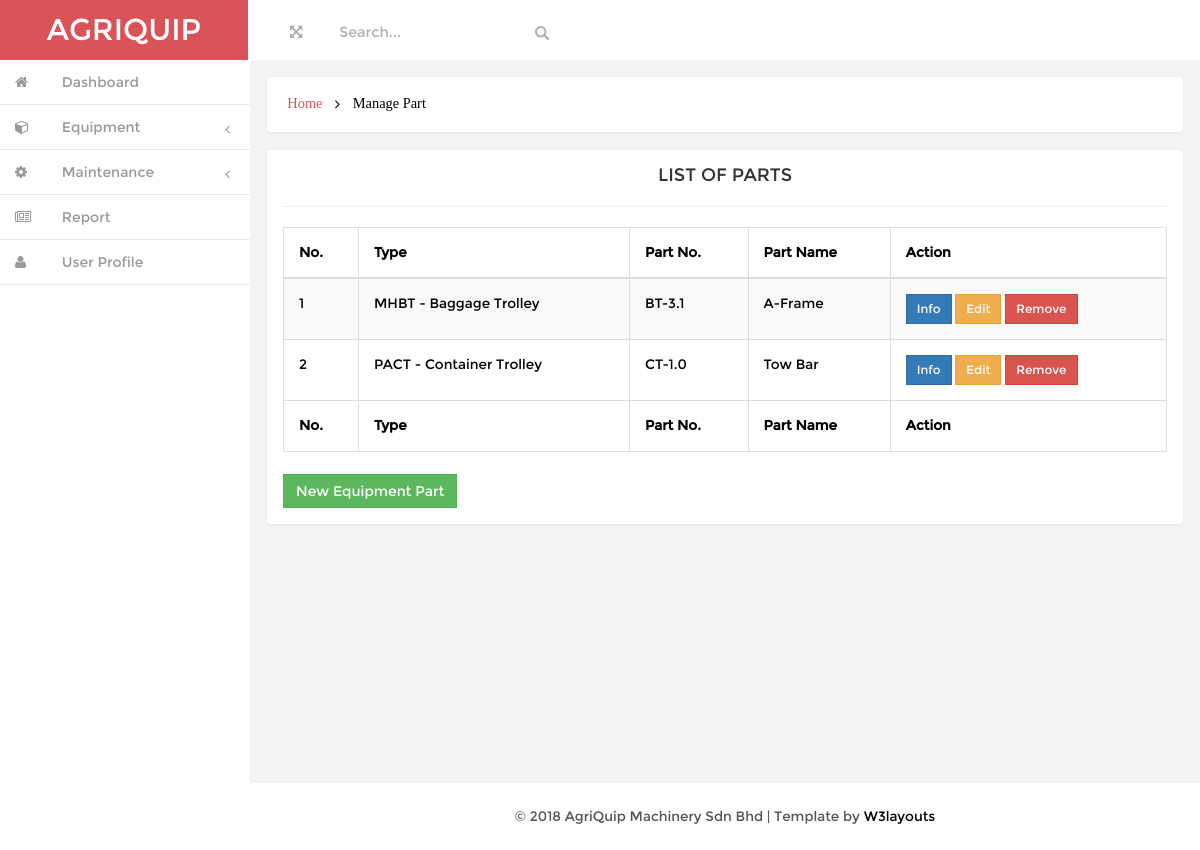
Screenshot of /user/admin/partlist.php with the database file from the repository.
### tables this page shows
CREATE TABLE IF NOT EXISTS `part` (
  `part_id` int(20) NOT NULL AUTO_INCREMENT,
  `type_name` varchar(200) NOT NULL,
  `part_no` varchar(200) NOT NULL,
  `part_name` varchar(200) NOT NULL,
  PRIMARY KEY (`part_id`)
);

### user/admin/partlist.php (the view, shortened to what this page needs)
<!DOCTYPE HTML>
<html>
<head>
<link href="css/bootstrap.min.css" rel='stylesheet' type='text/css' />
<link href="css/style.css" rel='stylesheet' type='text/css' />
<link href="css/font-awesome.css" rel="stylesheet">
<link href="css/custom.css" rel="stylesheet">
		<?php include "database.php"; ?>
</head>
<body>
<div id="wrapper">
        <nav class="navbar-default navbar-static-top" role="navigation">
             <div class="navbar-header">
               <h1> <a class="navbar-brand" href="index.html">AGRIQUIP</a></h1>
			   </div>
			 <div class=" border-bottom">
        	<div class="full-left">
        	  <section class="full-top">
				<button id="toggle"><i class="fa fa-arrows-alt"></i></button>
			</section>
			<form class=" navbar-left-right">
              <input type="text"  value="Search..." onfocus="this.value = '';" onblur="if (this.value == '') {this.value = 'Search...';}">
              <input type="submit" value="" class="fa fa-search">
            </form>
            <div class="clearfix"> </div>
           </div>
			<div class="clearfix">
     </div>
		    <div class="navbar-default sidebar" role="navigation">
            <div class="sidebar-nav navbar-collapse">
                <ul class="nav" id="side-menu">
                    <li>
                        <a href="index.html" class=" hvr-bounce-to-right"><i class="fa fa-home nav_icon"></i><span class="nav-label"> Dashboard</span> </a>
                    </li>
										<li>
                        <a href="#" class=" hvr-bounce-to-right"><i class="fa fa-cube nav_icon"></i> <span class="nav-label">Equipment</span><span class="fa arrow"></span></a>
                    </li>
										<li>
                        <a href="#" class=" hvr-bounce-to-right"><i class="fa fa-cog nav_icon"></i> <span class="nav-label">Maintenance</span><span class="fa arrow"></span></a>
                    </li>
										<li>
                        <a href="gallery.html" class=" hvr-bounce-to-right"><i class="fa fa-newspaper-o nav_icon"></i> <span class="nav-label">Report</span> </a>
                    </li>
										<li>
                        <a href="#" class=" hvr-bounce-to-right"><i class="fa fa-user nav_icon"></i> <span class="nav-label">User Profile</span></a>
                    </li>
                </ul>
            </div>
			</div>
        </nav>
		 <div id="page-wrapper" class="gray-bg dashbard-1">
       <div class="content-main">
		     <div class="banner">
		    	<h2>
				<a href="index.html">Home</a>
				<i class="fa fa-angle-right"></i>
				<span>Manage Part</span>
				</h2>
		    </div>
 	<div class="blank">
			<div class="blank-page">
				<div class="header">
						<h4 class="title"><center>LIST OF PARTS</center></h4>
				</div>
				<hr>
				<div class="body">
						<div class="table-responsive">
						<table class="table table-bordered table-striped table-hover" id="dataTables-example">
								<thead>
										<tr>
												<th>No.</th>
												<th>Type</th>
												<th>Part No.</th>
												<th>Part Name</th>
												<th>Action</th>
										</tr>
								</thead>
								<tfoot>
										<tr>
												<th>No.</th>
												<th>Type</th>
												<th>Part No.</th>
												<th>Part Name</th>
												<th>Action</th>
										</tr>
								</tfoot>
								<tbody>
									<?php
										$count = 0;
										$sql = "SELECT * FROM part";
										$result = $conn->query($sql);
										while($row = $result->fetch_assoc()){
											$type_name = $row["type_name"];
											$part_no = $row["part_no"];
											$part_name = $row["part_name"];
											$count++;
									?>
									<tr>
										<td><?php echo $count; ?></td>
										<td><?php echo $type_name; ?></td>
										<td><?php echo $part_no; ?></td>
										<td><?php echo $part_name; ?></td>
										<td>
											<div>
												<a href="#equipmentInfo<?php echo $part_no;?>" data-toggle="modal"><button type="button" class="btn btn-sm btn-primary">Info</button></a>
												<button type="button" class="btn btn-sm btn-warning">Edit</button>
												<button type="button" class="btn btn-sm btn-danger">Remove</button>
											</div>
										</td>
									</tr>
									<?php } ?>
									</tbody>
							</table>
						</div>
					</div>
				<br>
		      <a class="btn btn-success" href="partform.php">New Equipment Part</a>
	    </div>
	</div>
<div class="copy">
            <p> &copy; 2018 AgriQuip Machinery Sdn Bhd | Template by <a href="http://w3layouts.com/" target="_blank">W3layouts</a> </p>
					</div>
		</div>
		</div>
       </div>
</body>
</html>

### user/admin/css/style.css (style rules this page uses)
h4, h5, h6, h1, h2, h3 { margin: 0; }
ul, ol { margin: 0;padding: 0; }
p { margin: 0; }
html, body { font-family:'Montserrat-Regular'; font-size: 100%; background:#F3F3F4; overflow-x: hidden; }
body a { transition:0.5s all; -webkit-transition:0.5s all; -moz-transition:0.5s all; -o-transition:0.5s all; -ms-transition:0.5s all; }
div#wrapper { background-color: #fff; }
.navbar-default.sidebar { background-color: #fff; }
h1 a.navbar-brand { color: #fff !important; font-size: 30px; font-weight: 500; padding: 20px 0px; background: #d95459; text-align: center; width:248px; height: 60px; }
i.nav_icon { color: #fff; margin-right:6px; }
.sidebar ul li a { color: #999; font-size:14px; }
.hvr-bounce-to-right { display: inline-block; vertical-align: middle; -webkit-transform: translateZ(0); transform: translateZ(0); box-shadow: 0 0 1px rgba(0, 0, 0, 0); -webkit-backface-visibility: hidden; backface-visibility: hidden; -moz-osx-font-smoothing: grayscale; position: relative; -webkit-transition-property: color; transition-property: color; -webkit-transition-duration: 0.5s; transition-duration: 0.5s; }
.hvr-bounce-to-right:before { content: ""; position: absolute; z-index: -1; top: 0; left: 0; right: 80%; bottom: 0; background:#7f8c8d; -webkit-transform: scaleX(0); transform: scaleX(0); -webkit-transform-origin: 0 50%; transform-origin: 0 50%; -webkit-transition-property: transform; transition-property: transform; -webkit-transition-duration: 0.5s; transition-duration: 0.5s; -webkit-transition-timing-function: ease-out; transition-timing-function: ease-out; }
.nav > li > a { color: #999; font-weight:500; padding: 0px 20px 0px 0px; font-size: 0.85em; border-bottom: 1px solid #E9E9E9; }
.nav > li > a i { margin-right: 14px; }
i.nav_icon { color: #999; padding: 15px; width: 44px; height: 44px; }
span.fa.arrow { margin-top: 17px; }
@media (min-width: 768px) { #page-wrapper { position: inherit; margin: 0 0 0 240px; min-height: 1000px; } }
.content-main { background-color: #F3F3F4; padding-top: 1em; }
.full-top { float:left; }
.navbar-left-right { float: left; margin-left: 6%; }
.border-bottom { background-color: #fff; }
.full-left { float: left; width: 40%; margin-left: 3%; margin-top: 1.3em; }
.full-left button { background: none; border: none; outline: none; color: #B3AEAE; font-size: 0.9em; }
.navbar-left-right input[type="text"] { background: none; border: none; outline: none; color:#B3AEAE; font-size: 0.9em; }
.navbar-left-right input[type="submit"] { background: url(../images/search.png) 0px 2px no-repeat; width:16px; height:16px; border: none; outline: none; color:#B3AEAE; font-size: 0.9em; }
.banner { background: #fff; display: block; margin: 0em 1em ; padding:1em; border: 1px solid #ebeff6; border-color: #ebeff6; border-radius: 4px; -webkit-border-radius: 4px; -o-border-radius: 4px; -moz-border-radius: 4px; -ms-border-radius: 4px; -webkit-box-shadow: 0 1px 1px rgba(0,0,0,.05); box-shadow: 0 1px 1px rgba(0,0,0,.05); }
.banner h2 { font-size:0.9em; }
.banner h2 a { color:#D95459; text-decoration:none; font-family: 'Muli-Regular'; padding:0.3em ; }
.banner h2 span { color:#000; font-family: 'Muli-Regular'; padding:0.3em ; }
.banner h2 i { color:#000; vertical-align:middle; padding:0.3em ; }
.blank { padding: 1em; min-height: 650px; }
.blank-page { padding: 1em; background: #fff; border: 1px solid #ebeff6; border-radius: 4px; -webkit-border-radius: 4px; -o-border-radius: 4px; -moz-border-radius: 4px; -ms-border-radius: 4px; -webkit-box-shadow: 0 1px 1px rgba(0,0,0,.05); box-shadow: 0 1px 1px rgba(0,0,0,.05); }
.btn { border-radius: 0px; outline: none; }
.table td, .table>tbody>tr>td, .table>tbody>tr>th, .table>tfoot>tr>td, .table>tfoot>tr>th, .table>thead>tr>td, .table>thead>tr>th { padding: 15px !important; font-size: 0.85em; color: #000000; border-top: none !important; }
.table { margin-bottom: 0; }
.copy { background:#fff; text-align:center; padding:1.5em 0; }
.copy p, .copy-right p { font-size:0.85em; color:#555; }
.copy p a, .copy-right p a { color:#000; }

### user/admin/css/custom.css (style rules this page uses)
#wrapper { width: 100%; }
#page-wrapper { min-height: 568px; }
@media (min-width:768px) { #page-wrapper { position: inherit; margin: 0 0 0 250px; } }
.sidebar .sidebar-nav.navbar-collapse { padding-right: 0; padding-left: 0; }
.sidebar .arrow { float: right; }
.sidebar .fa.arrow:before { content: "\f104"; }
@media (min-width:768px) { .sidebar { z-index: 1; position: absolute; width: 250px; } }

### rows the page displays
part: type_name "MHBT - Baggage Trolley", part_no "BT-3.1", part_name "A-Frame"
part: type_name "PACT - Container Trolley", part_no "CT-1.0", part_name "Tow Bar"
